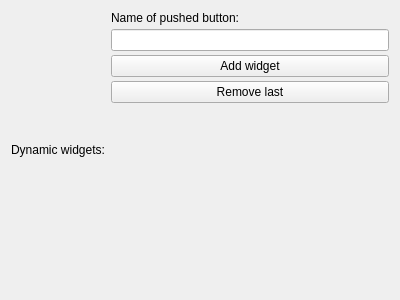
<?xml version="1.0" encoding="UTF-8"?>
<ui version="4.0">
 <class>MainWindow</class>
 <widget class="QMainWindow" name="MainWindow">
  <property name="geometry">
   <rect>
    <x>0</x>
    <y>0</y>
    <width>400</width>
    <height>300</height>
   </rect>
  </property>
  <property name="windowTitle">
   <string>MainWindow</string>
  </property>
  <widget class="QWidget" name="centralWidget">
   <layout class="QHBoxLayout" name="horizontalLayout">
    <item>
     <layout class="QVBoxLayout" name="layoutWidgets" stretch="0">
      <property name="spacing">
       <number>4</number>
      </property>
      <item>
       <widget class="QLabel" name="label_2">
        <property name="sizePolicy">
         <sizepolicy hsizetype="Maximum" vsizetype="Maximum">
          <horstretch>0</horstretch>
          <verstretch>0</verstretch>
         </sizepolicy>
        </property>
        <property name="text">
         <string>Dynamic widgets:</string>
        </property>
       </widget>
      </item>
     </layout>
    </item>
    <item>
     <layout class="QVBoxLayout" name="verticalLayout_2">
      <property name="spacing">
       <number>4</number>
      </property>
      <item>
       <widget class="QLabel" name="label">
        <property name="sizePolicy">
         <sizepolicy hsizetype="Fixed" vsizetype="Fixed">
          <horstretch>0</horstretch>
          <verstretch>0</verstretch>
         </sizepolicy>
        </property>
        <property name="text">
         <string>Name of pushed button:</string>
        </property>
       </widget>
      </item>
      <item>
       <widget class="QLineEdit" name="leNumber">
        <property name="sizePolicy">
         <sizepolicy hsizetype="Preferred" vsizetype="Fixed">
          <horstretch>0</horstretch>
          <verstretch>0</verstretch>
         </sizepolicy>
        </property>
        <property name="readOnly">
         <bool>true</bool>
        </property>
       </widget>
      </item>
      <item>
       <widget class="QPushButton" name="btnAddWidget">
        <property name="text">
         <string>Add widget</string>
        </property>
       </widget>
      </item>
      <item>
       <widget class="QPushButton" name="btnRemove">
        <property name="text">
         <string>Remove last</string>
        </property>
       </widget>
      </item>
      <item>
       <spacer name="verticalSpacer">
        <property name="orientation">
         <enum>Qt::Vertical</enum>
        </property>
        <property name="sizeHint" stdset="0">
         <size>
          <width>20</width>
          <height>40</height>
         </size>
        </property>
       </spacer>
      </item>
     </layout>
    </item>
   </layout>
  </widget>
 </widget>
 <layoutdefault spacing="6" margin="11"/>
 <resources/>
 <connections/>
</ui>
